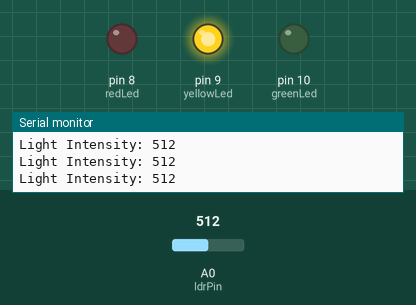
Bench run of a sketch on a simulated Arduino Uno, built with avr-gcc and run on an emulated ATmega328P. Shown: output pins drawn as LEDs (lit = HIGH), the last lines printed to the serial monitor. The inputs (shaded band) are chosen by the test bench; at power-on: A0 (ldrPin) = 512.

Above: at 1.3 s.
1.4 s: A0 (ldrPin) set to 411
2.9 s: A0 (ldrPin) set to 386
At 4.2 s:
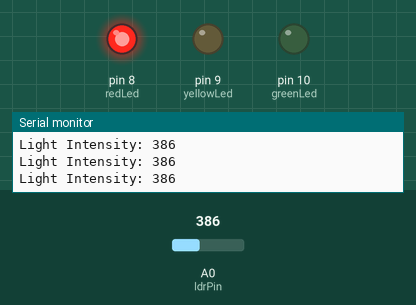
4.5 s: A0 (ldrPin) set to 810
At 5.5 s:
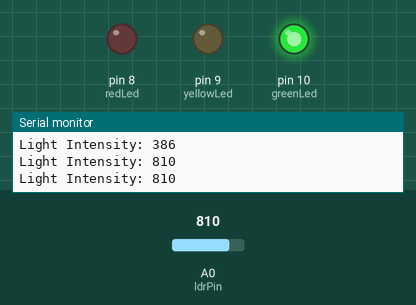
6.0 s: A0 (ldrPin) set to 787
At 6.7 s:
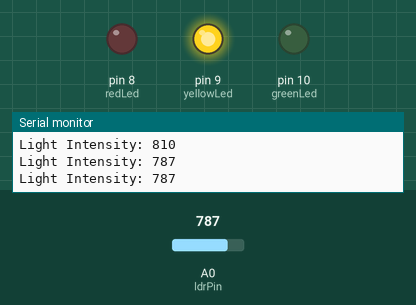
7.5 s: A0 (ldrPin) set to 900
At 7.9 s:
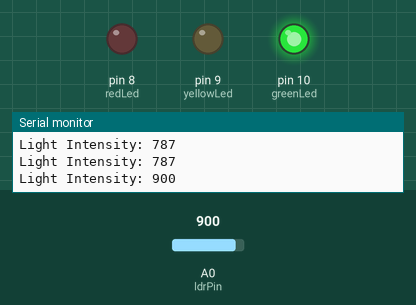
Timing chart, 0 to 10.0 s (numbered marks = the images above; inputs shaded):
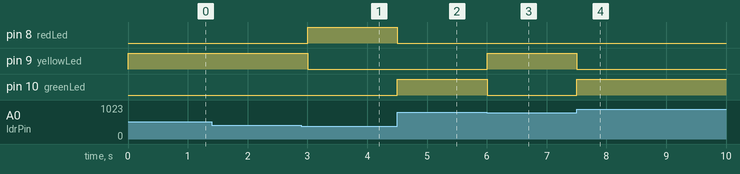

Measured:
- the behaviour switches between 401 and 400 on A0 (ldrPin) (found by bisection; images 0 and 1)
- the behaviour switches between 801 and 800 on A0 (ldrPin) (found by bisection; images 2 and 3)
- after the input at 2.9 s, pin 8 (redLed): LOW → HIGH after 0.10 s; pin 9 (yellowLed): HIGH → LOW after 0.10 s
- after the input at 4.5 s, pin 8 (redLed): HIGH → LOW at once; pin 10 (greenLed): LOW → HIGH at once
- after the input at 6.0 s, pin 9 (yellowLed): LOW → HIGH at once; pin 10 (greenLed): HIGH → LOW at once
- after the input at 7.5 s, pin 9 (yellowLed): HIGH → LOW at once; pin 10 (greenLed): LOW → HIGH at once

The sketch:

LightSensor_Example_1.ino
```cpp
// Define pin numbers
const int redLed = 8;    // Red LED connected to digital pin 8
const int yellowLed = 9; // Yellow LED connected to digital pin 9
const int greenLed = 10; // Green LED connected to digital pin 10
const int ldrPin = A0;   // LDR sensor connected to analog pin A0

void setup() {
  pinMode(redLed, OUTPUT);
  pinMode(yellowLed, OUTPUT);
  pinMode(greenLed, OUTPUT);
  Serial.begin(9600);
}

void loop() {
  int lightIntensity = analogRead(ldrPin); // Read LDR sensor value
  Serial.print("Light Intensity: ");
  Serial.println(lightIntensity);

  // Determine which LED to turn on based on light intensity
  if (lightIntensity > 800) { // High light -> Green LED
    digitalWrite(greenLed, HIGH);
    digitalWrite(yellowLed, LOW);
    digitalWrite(redLed, LOW);
  } else if (lightIntensity > 400) { // Medium light -> Yellow LED
    digitalWrite(greenLed, LOW);
    digitalWrite(yellowLed, HIGH);
    digitalWrite(redLed, LOW);
  } else { // Low light -> Red LED
    digitalWrite(greenLed, LOW);
    digitalWrite(yellowLed, LOW);
    digitalWrite(redLed, HIGH);
  }

  delay(500); // Small delay to stabilize readings
}
```
